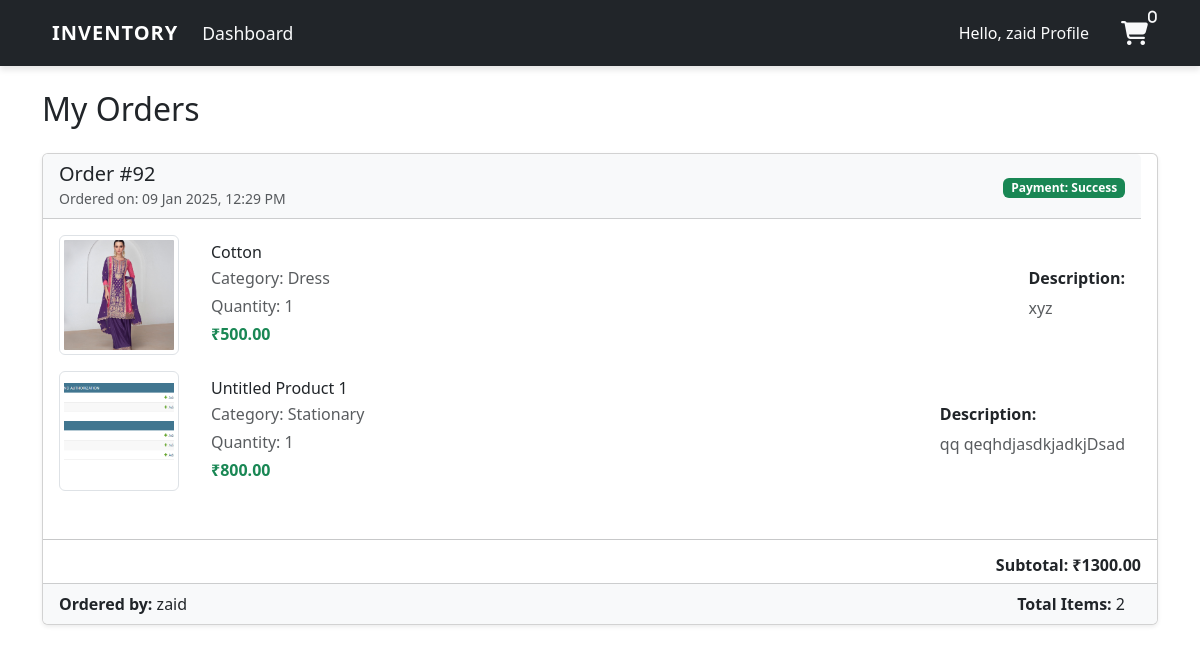
The app's page /myorder/ (signed in), older data.
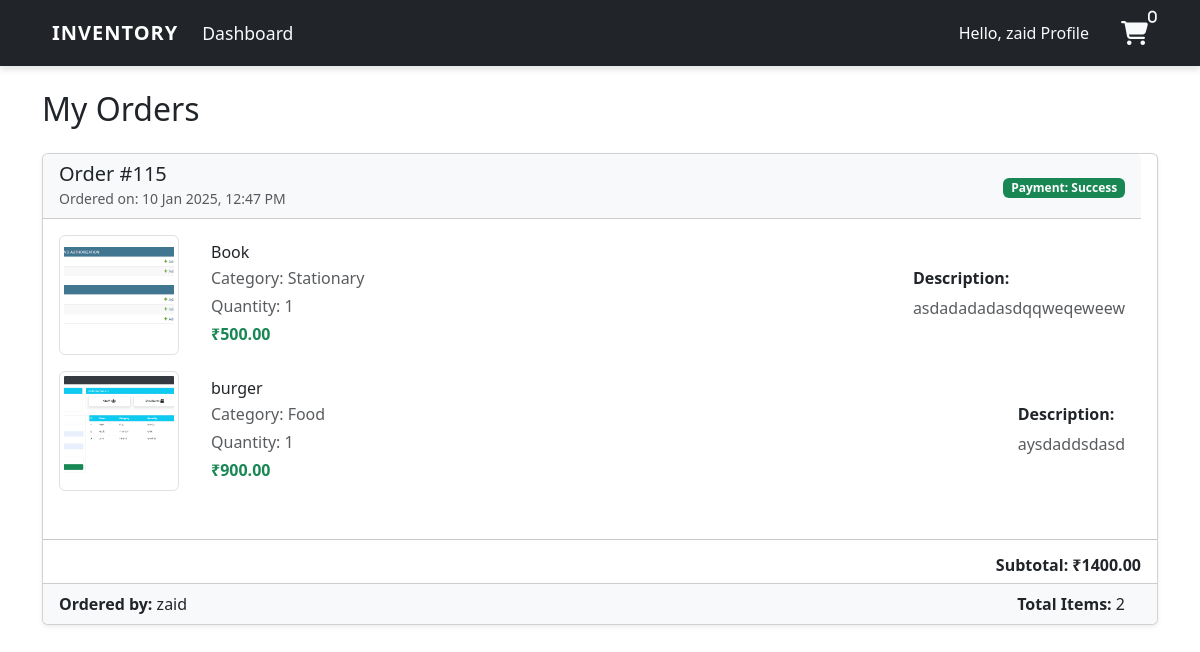
The same page, newer data.
### user/models.py (models this page shows, shortened)
class Order(models.Model):
    product = models.ForeignKey(Product, on_delete=models.CASCADE , null=True )
    shipping_address = models.ForeignKey('ShippingAddress', on_delete=models.SET_NULL, null=True, blank=True , related_name='shipping_addresses')
    staff = models.ForeignKey(User, on_delete=models.CASCADE, null=True)
    order_quantity = models.PositiveIntegerField(null=True)
    date = models.DateTimeField(auto_now_add=True)
    payment_status = models.CharField(
        max_length=20, choices=[('success', 'Success'), ('failed', 'Failed')],
        default='failed'
    )

class OrderItem(models.Model):
    product = models.ForeignKey(Product, on_delete=models.CASCADE)
    date = models.DateTimeField(auto_now_add=True)
    quantity = models.PositiveIntegerField(default=1)
    order = models.ForeignKey(Order, on_delete=models.CASCADE)

class Product(models.Model):
    name = models.CharField(max_length=100, blank=True , default='Untitled Product')
    category = models.CharField(max_length=20, choices=CATEGORY, blank=True ,default='Stationary')
    quantity = models.PositiveIntegerField()
    price = models.DecimalField(max_digits=10, decimal_places=2, default=0.00)
    description = models.TextField(blank=True, null=True)
    image = models.ImageField(upload_to='product_images/', blank=True, null=True)

### user/views.py (the view)
# urls.py: path('myorder/', views.myorder, name='myorder'),
@login_required(login_url='login')
def myorder(request):
    orders = Order.objects.filter(staff=request.user).prefetch_related('orderitem_set').order_by('-date')  # Adjust relationship name if different
    cart = request.session.get('cart', {})
    orders_with_subtotals = []
    for order in orders:
        subtotal = sum(
            item.product.price * item.quantity for item in order.orderitem_set.all()
        )
        orders_with_subtotals.append({
            'order': order,
            'subtotal': subtotal,
        })
    context = {
        'cart_items':cart,
        'orders': orders,
        'orders_with_subtotals': orders_with_subtotals,
    }
    return render(request, 'dashboard/my_order.html', context)

### templates/dashboard/my_order.html (shortened to what this page needs)
{% extends 'partials/base.html' %}
{% block content %}
<div class="container my-4">
  <h2 class="mb-4">My Orders</h2>
  {% if orders_with_subtotals %}
    {% for order_data in orders_with_subtotals %}
    <div class="card mb-4 shadow-sm">
      <div class="card-header bg-light d-flex justify-content-between align-items-center">
        <div>
          <h5 class="mb-0">Order #{{ order_data.order.id }}</h5>
          <small class="text-muted">Ordered on: {{ order_data.order.date|date:"d M Y, h:i A" }}</small>
        </div>
        <div>
          <span class="badge bg-success text-white">Payment: {{ order_data.order.payment_status|capfirst }}</span>
        </div>
      </div>
      <div class="card-body">
        {% for item in order_data.order.orderitem_set.all %}
        <div class="d-flex mb-3">
          <div class="me-3">
            <img src="{{ item.product.image.url }}" alt="{{ item.product.name }}" class="img-thumbnail" style="width: 120px; height: 120px; object-fit: cover;">
          </div>
          <div class="flex-grow-1">
            <h6 class="mb-1">{{ item.product.name }}</h6>
            <p class="mb-1 text-muted">Category: {{ item.product.category }}</p>
            <p class="mb-1 text-muted">Quantity: {{ item.quantity }}</p>
            <p class="mb-0 fw-bold text-success">₹{{ item.product.price }}</p>
          </div>
          <div class="ms-3 align-self-center">
            <h6 class="fw-bold">Description:</h6>
            <p class="text-muted mb-0">{{ item.product.description }}</p>
          </div>
        </div>
        {% endfor %}
      </div>
      <hr>
      <div class="d-flex justify-content-end">
        <h6 class="fw-bold">Subtotal: ₹{{ order_data.subtotal }}</h6>
      </div>
      <div class="card-footer bg-light">
        <div class="d-flex justify-content-between align-items-center">
          <div>
            <p class="mb-0"><strong>Ordered by:</strong> {{ order_data.order.staff.username }}</p>
          </div>
          <div>
            <strong>Total Items:</strong> {{ order_data.order.orderitem_set.count }}
          </div>
        </div>
      </div>
    </div>
    {% endfor %}
  {% else %}
    <p class="text-center">You have no orders yet.</p>
  {% endif %}
</div>
{% endblock %}

Row changes from the older to the newer data that the page shows:
removed Order: order.id "92", order "09 Jan 2025, 12:29 PM", order.payment_status "Success", subtotal "1300.00", order.staff.username "zaid", order.orderitem_set.count "2"
removed OrderItem: product.image (picture), product.name "Cotton", product.category "Dress", quantity "1", product.price "500.00", product.description "xyz", shown under "92"
removed OrderItem: product.image (picture), product.name "Untitled Product 1", product.category "Stationary", quantity "1", product.price "800.00", product.description "qq qeqhdjasdkjadkjDsad", shown under "92"
added Order: order.id "115", order "10 Jan 2025, 12:47 PM", order.payment_status "Success", subtotal "1400.00", order.staff.username "zaid", order.orderitem_set.count "2"
added OrderItem: product.image (picture), product.name "Book", product.category "Stationary", quantity "1", product.price "500.00", product.description "asdadadadasdqqweqeweew", shown under "115"
added OrderItem: product.image (picture), product.name "burger", product.category "Food", quantity "1", product.price "900.00", product.description "aysdaddsdasd", shown under "115"
